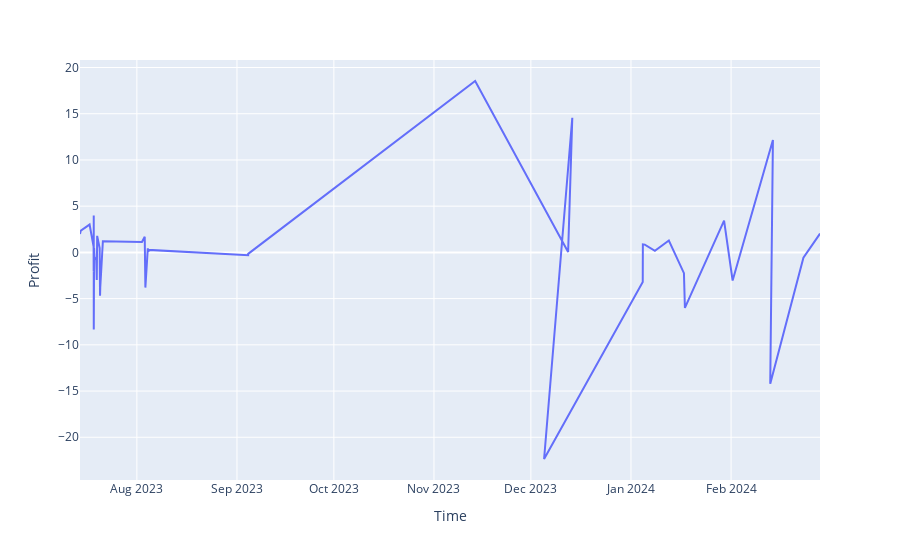

Write notebook code for a chart like this one.
### Code cell
df_test = dff[dff['Symbol'] == 'XAUUSD'].reset_index(drop=True)
px.line(df_test , x='Time' , y='Profit' )

### Figure 1 — Plotly figure (JSON) as saved in the notebook; plotly's stock layout.template omitted (floating-point values rounded to 4 significant figures)
{"data": [{"hovertemplate": "Time=%{x}<br>Profit=%{y}<extra></extra>", "legendgroup": "", "line": {"color": "#636efa", "dash": "solid"}, "marker": {"symbol": "circle"}, "mode": "lines", "name": "", "orientation": "v", "showlegend": false, "type": "scatter", "x": ["2023-07-14T09:25:00", "2023-07-14T15:10:57", "2023-07-17T08:35:00", "2023-07-18T14:26:19", "2023-07-18T14:56:15", "2023-07-18T15:30:00", "2023-07-18T15:31:37", "2023-07-18T15:44:22", "2023-07-18T15:53:32", "2023-07-18T18:01:56", "2023-07-18T18:10:30", "2023-07-18T21:21:18", "2023-07-19T10:15:45", "2023-07-19T14:04:13", "2023-07-19T14:17:35", "2023-07-19T17:00:21", "2023-07-20T11:28:55", "2023-07-20T14:23:23", "2023-07-20T15:15:20", "2023-07-20T16:01:39", "2023-07-21T11:24:42", "2023-08-02T13:43:05", "2023-08-03T10:28:09", "2023-08-03T15:12:48", "2023-08-04T09:14:12", "2023-08-04T13:41:20", "2023-08-04T16:17:31", "2023-09-04T11:09:02", "2023-09-04T11:09:02", "2023-11-13T18:04:23", "2023-12-12T12:52:40", "2023-12-13T19:51:21", "2023-12-05T02:24:43", "2024-01-04T15:28:15", "2024-01-04T16:18:50", "2024-01-05T06:59:00", "2024-01-08T09:48:42", "2024-01-12T17:32:42", "2024-01-17T09:37:17", "2024-01-17T16:49:47", "2024-01-29T19:50:07", "2024-02-01T11:25:29", "2024-02-13T22:50:21", "2024-02-13T02:58:07", "2024-02-23T09:32:10", "2024-02-28T12:44:13"], "xaxis": "x", "y": [2, 2.36, 3.01, 0.62, -2.05, -1.88, 4, -8.34, -1.65, 0.12, 0.47, -0.51, -0.81, -2.99, -0.08, 1.79, 0.47, -4.69, -4.45, -3.77, 1.2, 1.13, 1.7, -3.81, 0.44, 0.07, 0.27, -0.3, -0.16, 18.54, 0.05, 14.56, -22.35, -3.19, 0.87, 0.84, 0.17, 1.29, -2.25, -6.01, 3.44, -3.04, 12.15, -14.22, -0.58, 2.03], "yaxis": "y"}], "layout": {"legend": {"tracegroupgap": 0}, "margin": {"t": 60}, "xaxis": {"anchor": "y", "domain": [0, 1], "title": {"text": "Time"}}, "yaxis": {"anchor": "x", "domain": [0, 1], "title": {"text": "Profit"}}}}
